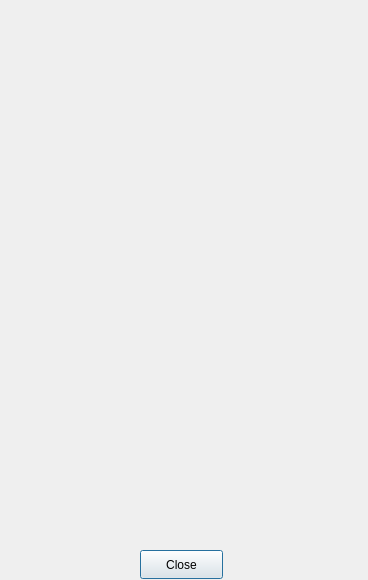
<?xml version="1.0" encoding="UTF-8"?>
<ui version="4.0">
 <class>PreviewWindow</class>
 <widget class="QDialog" name="PreviewWindow">
  <property name="geometry">
   <rect>
    <x>0</x>
    <y>0</y>
    <width>368</width>
    <height>580</height>
   </rect>
  </property>
  <property name="minimumSize">
   <size>
    <width>368</width>
    <height>544</height>
   </size>
  </property>
  <property name="maximumSize">
   <size>
    <width>736</width>
    <height>1087</height>
   </size>
  </property>
  <property name="cursor">
   <cursorShape>ArrowCursor</cursorShape>
  </property>
  <property name="windowTitle">
   <string>Texture Preview</string>
  </property>
  <widget class="QLabel" name="texture">
   <property name="geometry">
    <rect>
     <x>0</x>
     <y>0</y>
     <width>368</width>
     <height>544</height>
    </rect>
   </property>
   <property name="text">
    <string/>
   </property>
  </widget>
  <widget class="QPushButton" name="close_button">
   <property name="geometry">
    <rect>
     <x>140</x>
     <y>550</y>
     <width>83</width>
     <height>29</height>
    </rect>
   </property>
   <property name="text">
    <string>Close</string>
   </property>
  </widget>
 </widget>
 <resources/>
 <connections/>
</ui>
